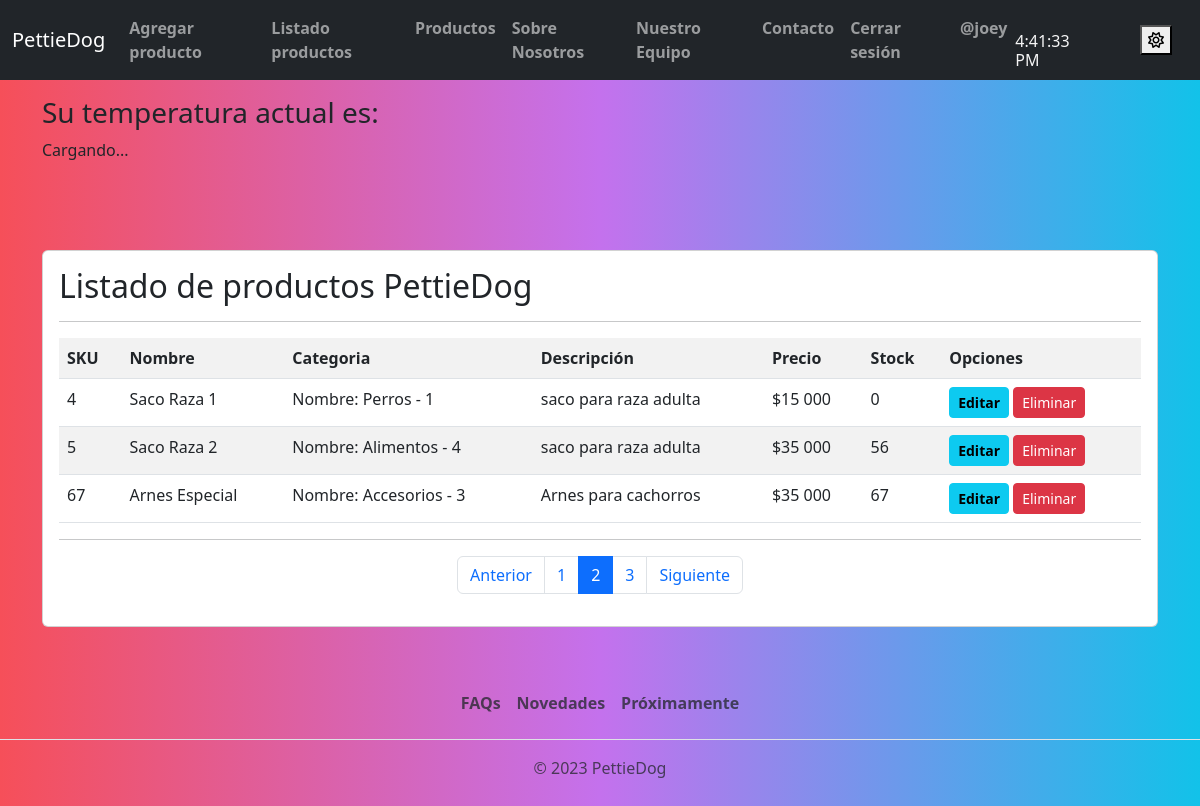
The page /listar-productos/?page=2 (signed in) on the database its author committed.
### app/models.py (models this page shows, shortened)
class Producto(models.Model):
    sku = models.IntegerField(primary_key=True)
    nombre = models.CharField(max_length=100, null=False) #para que no sea opcional se deja en false
    descripcion = models.CharField(max_length=150, null=False)
    stock = models.IntegerField(null=False)
    precio = models.IntegerField(null=False)
    fecha_ingreso = models.DateField(auto_now_add=True)
    fecha_vencimiento = models.DateField(null=True) #cambiar a true!
    categoria_id = models.ForeignKey(Categoria, on_delete=models.PROTECT)
    imagen = models.ImageField(upload_to="productos", null=True)

class Categoria(models.Model):
    categoria_id = models.AutoField(primary_key=True) #autofiel deja como numerico y va agregando a la secuencia
    nombre = models.CharField(max_length=50, null=False)
    def __str__(self):
        txt = "Nombre: {0} - {1}"
        return txt.format(self.nombre, self.categoria_id) #Esto se hace para cambiar el nombre en la base de datos

### app/views.py (the view)
# urls.py: path('listar-productos/', listar_productos, name="listar_productos"),
@permission_required('app.view_producto') #El usuario debe tener permisos de ver productos si quiere realizar esta accion , de lo contrario no podrá.
def listar_productos(request):
    productos = Producto.objects.all()
    page = request.GET.get('page', 1) #si no existe cierta pagina, que envie un 1 de vuelta
    try:
        paginator = Paginator(productos, 3)
        productos = paginator.page(page)
    except:
        raise Http404
    data = {
        'entity': productos,
        'paginator': paginator
    }
    return render(request, 'app/producto/listar.html', data)

### app/carro/context_processor.py (called while the page is built)
def importe_total_carro(request):
    total = 0
    for key, value in request.session.get("carro", {}).items():
        total += float(value["precio"])
    return {"importe_total_carro": total}

### app/templates/app/producto/listar.html (shortened to what this page needs)
{% extends 'app/base.html' %}
{% block body %}
{% load humanize %}
<br>
<br>
<br>
<div class="card">
    <div class="card-body">
        <h2>Listado de productos PettieDog</h2>
        <hr>
        <table class="table table-striped table-hover table-responsive-sm">
            <tr>
                <th>SKU</th>
                <th>Nombre</th>
                <th>Categoria</th>
                <th>Descripción</th>
                <th>Precio</th>
                <th>Stock</th>
                <th>Opciones</th>
            </tr>
            {% for p in entity %}
            <tr>
                <td>{{ p.sku }}</td>
                <td>{{ p.nombre | title }}</td>
                <td>{{ p.categoria_id | title }}</td>
                <td>{{ p.descripcion }}</td>
                <td>${{ p.precio | intcomma }}</td>
                <td>{{ p.stock }}</td>
                <td>
                    {% if perms.app.change_producto %}
                    <a href="{% url 'modificar_producto' p.sku %}" class="btn btn-info btn-sm">Editar</a>
                    {% endif %}
                    {% if perms.app.delete_producto %}
                    <a href="#" onclick="eliminarProducto({{ p.sku }})" class="btn btn-danger btn-sm">Eliminar</a>
                    {% endif %}
                </td>
            </tr>
            {% endfor %}
        </table>
        <hr>
        <div>
            {% include 'app/paginator.html' %}
        </div>
    </div>
</div>
{% endblock %}

### app/templates/app/base.html (shortened to what this page needs)
<!DOCTYPE html>
<html lang="en">
<head>
    <link href="https://cdn.jsdelivr.net/npm/bootstrap@5.3.0-alpha3/dist/css/bootstrap.min.css" rel="stylesheet"
>
    <link rel="stylesheet" href="https://cdnjs.cloudflare.com/ajax/libs/animate.css/4.1.1/animate.min.css" />
    {% load static %}
    <link rel="stylesheet" href="{% static 'app/css/styles.css' %}">
</head>
<body data-bs-theme="light" id="body">
    <nav class="navbar navbar-expand-lg navbar-dark bg-dark">
        <div class="container-fluid">
            <a class="navbar-brand" href="{% url 'home' %}">PettieDog</a>
            <div class="collapse navbar-collapse" id="navbarNav">
                <ul class="navbar-nav">
                    {% if perms.app.add_producto %}
                    <li class="nav-item">
                        <a class="nav-link" href="{% url 'agregar_producto' %}">Agregar producto</a>
                    </li>
                    {% endif %}
                    {% if perms.app.view_producto %}
                    <li class="nav-item">
                        <a class="nav-link" href="{% url 'listar_productos' %}">Listado productos</a>
                    </li>
                    {% endif %}
                    <li class="nav-item">
                        <a class="nav-link" href="{% url 'productos' %}">Productos</a>
                    </li>
                    <li class="nav-item">
                        <a class="nav-link" href="{% url 'nosotros' %}">Sobre Nosotros</a>
                    </li>
                    <li class="nav-item">
                        <a class="nav-link" href="{% url 'equipo' %}">Nuestro Equipo</a>
                    </li>
                    <li class="nav-item">
                        <a class="nav-link" href="{% url 'contacto' %}">Contacto</a>
                    </li>
                    {% if user.is_authenticated %}
                    <li>
                        <a class="nav-link" href="{% url 'logout' %}">Cerrar sesión</a>
                    </li>
                    <li>
                        <a class="nav-link" href="#">@{{ user.username }}</a>
                    </li>
                    {% endif %}
                </ul>
            </div>
             <div id="app">
                <div class="container-clock">
                  <h1 id="time">00:00:00</h1>
                </div>
              </div>
            <div class="modos" id="modos">
                <button onclick="cambiarTema()" class="switchClaro" id="switchClaro">
                    <i id="switchClarinete" class="fa-regular fa-sun"></i>
                </button>
            </div>
        </div>
    </nav>
    <div class="container mt-3" id="clima">
        <div class="weather-widget">
            <h3>Su temperatura actual es:</h3>
            <p id="temperatura-actual">Cargando...</p>
        </div>
    </div>
    <div class="container my-3">
        {% block body %}
        {% endblock %}
    </div>
    <div class="row">
        <footer class="py-3 my-4">
            <ul class="nav justify-content-center border-bottom pb-3 mb-3">
                <li class="nav-item"><a href="#!" class="nav-link px-2 text-muted">FAQs</a></li>
                <li class="nav-item"><a href="#!" class="nav-link px-2 text-muted">Novedades</a></li>
                <li class="nav-item"><a href="#!" class="nav-link px-2 text-muted">Próximamente</a></li>
            </ul>
            <p class="text-center text-muted">© <span id="currentYear"></span> PettieDog</p>
        </footer>
    </div>
</body>
</html>

### app/static/app/css/styles.css (style rules this page uses)
#body { background: #12c2e9; background: -webkit-linear-gradient(to right, #f64f59, #c471ed, #12c2e9); background: linear-gradient(to right, #f64f59, #c471ed, #12c2e9); }
.nav-link { font-weight: 600; }
.btn-info { font-weight: 600; }
#time { color: whitesmoke; height: 0.5em; font-size: 1em; display: flex; }
#app { display: flex; padding-right: 3em; }
#modos { padding-right: 1em; }

### rows shown on the page
Producto: sku "4", nombre "Saco Raza 1", categoria_id "Nombre: Perros - 1", descripcion "saco para raza adulta", precio "15 000", stock "0"
Producto: sku "5", nombre "Saco Raza 2", categoria_id "Nombre: Alimentos - 4", descripcion "saco para raza adulta", precio "35 000", stock "56"
Producto: sku "67", nombre "Arnes Especial", categoria_id "Nombre: Accesorios - 3", descripcion "Arnes para cachorros", precio "35 000", stock "67"

### other values the page prints
{{ user.username }} "joey"
{{ page }} "1" "2" "3"
